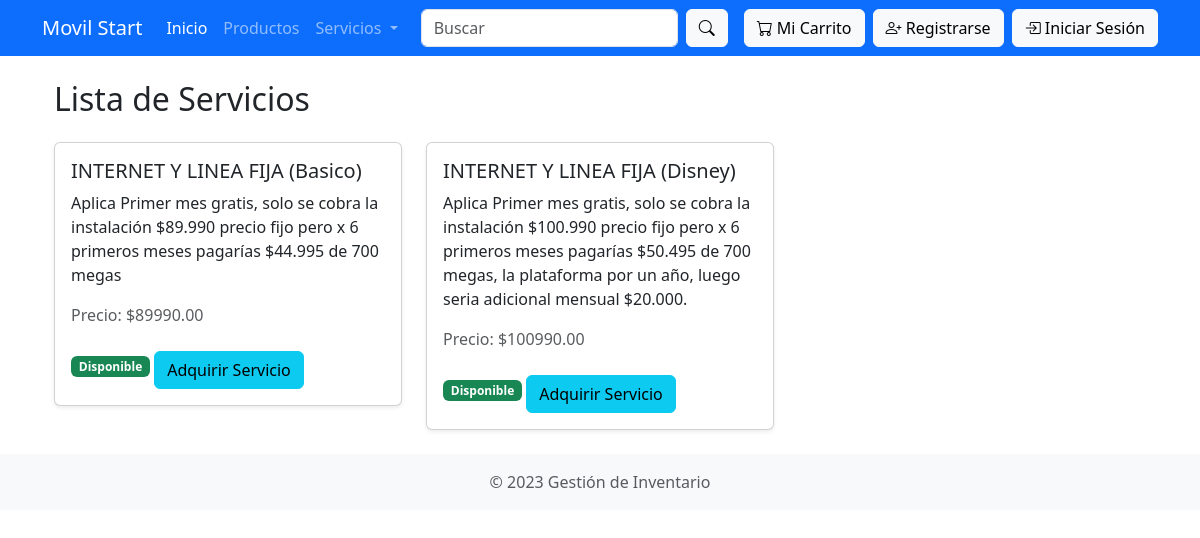
The app's page /servicios/ with its own data.
### servicios/models.py (models this page shows, shortened)
class Servicio(models.Model):
    nombre = models.CharField(max_length=100)
    descripcion = models.TextField()
    precio = models.DecimalField(max_digits=10, decimal_places=2)
    disponibilidad = models.BooleanField(default=True)

### servicios/views.py (the view)
# urls.py: path('', views.list_servicios, name='list_servicios'),
def list_servicios(request):
    servicios = Servicio.objects.all()
    return render(request, 'servicios/list_servicios.html', {'servicios': servicios})

### templates/servicios/list_servicios.html
{% extends 'base.html' %}
{% block content %}
<div class="container mt-4">
    <h2 class="mb-4">Lista de Servicios</h2>
    {% if user.is_authenticated and user.is_superuser or user.tipo_usuario == "administrador" %}
        <div class="table-responsive">
            <table class="table table-striped">
                <thead class="table-dark">
                    <tr>
                        <th>Nombre</th>
                        <th>Descripción</th>
                        <th>Precio</th>
                        <th>Disponibilidad</th>
                        <th>Acciones</th>
                    </tr>
                </thead>
                <tbody>
                    {% for servicio in servicios %}
                    <tr>
                        <td>{{ servicio.nombre }}</td>
                        <td>{{ servicio.descripcion }}</td>
                        <td>${{ servicio.precio }}</td>
                        <td>{% if servicio.disponibilidad %}Disponible{% else %}No Disponible{% endif %}</td>
                        <td>
                            <a href="{% url 'update_servicio' servicio.pk %}" class="btn btn-warning btn-sm">Editar</a>
                            <a href="{% url 'delete_servicio' servicio.pk %}" class="btn btn-danger btn-sm">Eliminar</a>
                        </td>
                    </tr>
                    {% endfor %}
                </tbody>
            </table>
        </div>
        <a href="{% url 'create_servicio' %}" class="btn btn-primary mb-3">Agregar Servicio</a>
    {% else %}
        <div class="row">
            {% for servicio in servicios %}
            <div class="col-md-4">
                <div class="card mb-4 shadow-sm">
                    <div class="card-body">
                        <h5 class="card-title">{{ servicio.nombre }}</h5>
                        <p class="card-text">{{ servicio.descripcion }}</p>
                        <p class="text-muted">Precio: ${{ servicio.precio }}</p>
                        <span class="badge {% if servicio.disponibilidad %}bg-success{% else %}bg-danger{% endif %}">
                            {% if servicio.disponibilidad %}Disponible{% else %}No Disponible{% endif %}
                        </span>
                        {% if servicio.disponibilidad %}
                            <a href="{% url 'create_instalacion' %}" class="btn btn-info mt-2">Adquirir Servicio</a>
                        {% endif %}
                    </div>
                </div>
            </div>
            {% endfor %}
        </div>
    {% endif %}
</div>
{% endblock %}

### records on screen
Servicio: nombre "INTERNET Y LINEA FIJA (Basico)", descripcion "Aplica Primer mes gratis, solo se cobra la instalación $89.990 precio fijo pero x 6 primeros meses pagarías $44.995 de 700 megas", precio "89990.00", disponibilidad "Disponible"
Servicio: nombre "INTERNET Y LINEA FIJA (Disney)", descripcion "Aplica Primer mes gratis, solo se cobra la instalación $100.990 precio fijo pero x 6 primeros meses pagarías $50.495 de 700 megas, la plataforma por un año, luego seria adicional mensual $20.000.", precio "100990.00", disponibilidad "Disponible"
